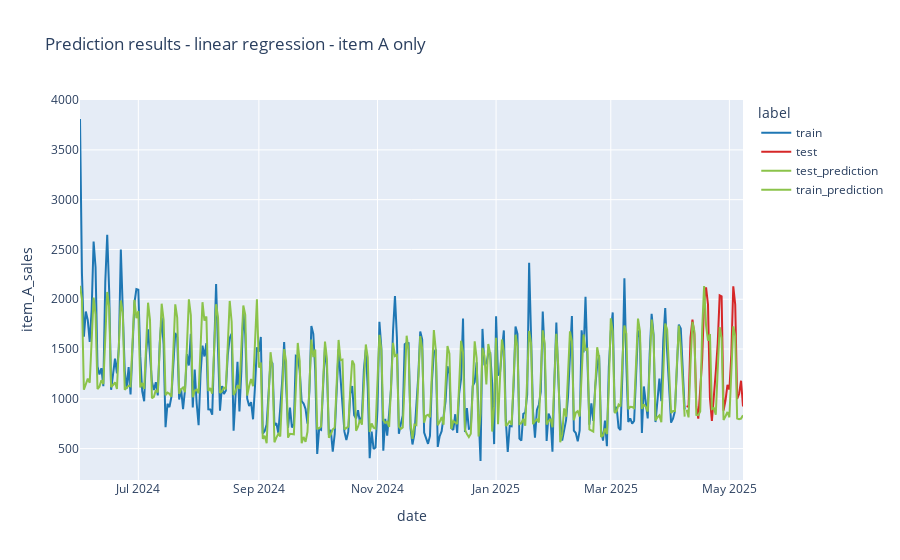

Here is the notebook cell this chart was saved with:
### Code cell
y_train_for_plot_item_A = pd.DataFrame(y_train_item_A).assign(label='train')
y_test_for_plot_item_A  = pd.DataFrame(y_test_item_A).assign(label='test')
y_pred_pred_for_plot_item_A = pd.DataFrame(y_pred_item_A, columns=['item_A_sales'], index=y_test_item_A.index).assign(label='test_prediction')
y_train_pred_for_plot_item_A = pd.DataFrame(y_train_pred_item_A, columns=['item_A_sales'], index=y_train_item_A.index).assign(label='train_prediction')

custom_colors = {
    'train': '#1f77b4',
    'test': '#d62728',
    'test_prediction': '#8bc34a',
    'train_prediction': '#8bc34a'
}

lr_plot_fig = px.line(pd.concat((y_train_for_plot_item_A , y_test_for_plot_item_A, y_pred_pred_for_plot_item_A, y_train_pred_for_plot_item_A)), 
        y="item_A_sales",
        color='label', 
        title='Prediction results - linear regression - item A only',
        color_discrete_map=custom_colors
        )

lr_plot_fig.show()

### Figure 1 — Plotly figure (JSON) as saved in the notebook; plotly's stock layout.template omitted (floating-point values rounded to 4 significant figures; data arrays with more than 128 entries replaced by an {"elided": "..."} marker saying what was removed)
{"data": [{"hovertemplate": "label=train<br>date=%{x}<br>item_A_sales=%{y}<extra></extra>", "legendgroup": "train", "line": {"color": "#1f77b4", "dash": "solid"}, "marker": {"symbol": "circle"}, "mode": "lines", "name": "train", "orientation": "v", "showlegend": true, "type": "scatter", "x": {"elided": "310 str values"}, "xaxis": "x", "y": {"elided": "310 float values"}, "yaxis": "y"}, {"hovertemplate": "label=test<br>date=%{x}<br>item_A_sales=%{y}<extra></extra>", "legendgroup": "test", "line": {"color": "#d62728", "dash": "solid"}, "marker": {"symbol": "circle"}, "mode": "lines", "name": "test", "orientation": "v", "showlegend": true, "type": "scatter", "x": ["2025-04-09T00:00:00.000000000", "2025-04-10T00:00:00.000000000", "2025-04-11T00:00:00.000000000", "2025-04-12T00:00:00.000000000", "2025-04-13T00:00:00.000000000", "2025-04-14T00:00:00.000000000", "2025-04-15T00:00:00.000000000", "2025-04-16T00:00:00.000000000", "2025-04-17T00:00:00.000000000", "2025-04-18T00:00:00.000000000", "2025-04-19T00:00:00.000000000", "2025-04-20T00:00:00.000000000", "2025-04-21T00:00:00.000000000", "2025-04-22T00:00:00.000000000", "2025-04-23T00:00:00.000000000", "2025-04-24T00:00:00.000000000", "2025-04-25T00:00:00.000000000", "2025-04-26T00:00:00.000000000", "2025-04-27T00:00:00.000000000", "2025-04-28T00:00:00.000000000", "2025-04-29T00:00:00.000000000", "2025-04-30T00:00:00.000000000", "2025-05-01T00:00:00.000000000", "2025-05-02T00:00:00.000000000", "2025-05-03T00:00:00.000000000", "2025-05-04T00:00:00.000000000", "2025-05-05T00:00:00.000000000", "2025-05-06T00:00:00.000000000", "2025-05-07T00:00:00.000000000", "2025-05-08T00:00:00.000000000"], "xaxis": "x", "y": [919.6, 929.2, 1616.0, 1796.0, 1647.0, 925.4, 801.4, 1066.0, 1396.0, 1976.0, 2120.0, 1946.0, 1006.0, 779.0, 1000.0, 1271.0, 1558.0, 2038.0, 2028.0, 880.8, 985.2, 1139.0, 1093.0, 1445.0, 2130.0, 1945.0, 999.1, 1051.0, 1181.0, 923.1], "yaxis": "y"}, {"hovertemplate": "label=test_prediction<br>date=%{x}<br>item_A_sales=%{y}<extra></extra>", "legendgroup": "test_prediction", "line": {"color": "#8bc34a", "dash": "solid"}, "marker": {"symbol": "circle"}, "mode": "lines", "name": "test_prediction", "orientation": "v", "showlegend": true, "type": "scatter", "x": ["2025-04-09T00:00:00.000000000", "2025-04-10T00:00:00.000000000", "2025-04-11T00:00:00.000000000", "2025-04-12T00:00:00.000000000", "2025-04-13T00:00:00.000000000", "2025-04-14T00:00:00.000000000", "2025-04-15T00:00:00.000000000", "2025-04-16T00:00:00.000000000", "2025-04-17T00:00:00.000000000", "2025-04-18T00:00:00.000000000", "2025-04-19T00:00:00.000000000", "2025-04-20T00:00:00.000000000", "2025-04-21T00:00:00.000000000", "2025-04-22T00:00:00.000000000", "2025-04-23T00:00:00.000000000", "2025-04-24T00:00:00.000000000", "2025-04-25T00:00:00.000000000", "2025-04-26T00:00:00.000000000", "2025-04-27T00:00:00.000000000", "2025-04-28T00:00:00.000000000", "2025-04-29T00:00:00.000000000", "2025-04-30T00:00:00.000000000", "2025-05-01T00:00:00.000000000", "2025-05-02T00:00:00.000000000", "2025-05-03T00:00:00.000000000", "2025-05-04T00:00:00.000000000", "2025-05-05T00:00:00.000000000", "2025-05-06T00:00:00.000000000", "2025-05-07T00:00:00.000000000", "2025-05-08T00:00:00.000000000"], "xaxis": "x", "y": [889.1, 813.9, 1348.0, 1773.0, 1679.0, 838.3, 835.8, 872.2, 1697.0, 2131.0, 1734.0, 1585.0, 1651.0, 896.7, 907.8, 840.4, 1296.0, 1720.0, 1613.0, 786.8, 824.9, 868.0, 814.3, 1216.0, 1727.0, 1630.0, 802.0, 796.2, 801.6, 836.2], "yaxis": "y"}, {"hovertemplate": "label=train_prediction<br>date=%{x}<br>item_A_sales=%{y}<extra></extra>", "legendgroup": "train_prediction", "line": {"color": "#8bc34a", "dash": "solid"}, "marker": {"symbol": "circle"}, "mode": "lines", "name": "train_prediction", "orientation": "v", "showlegend": true, "type": "scatter", "x": {"elided": "310 str values"}, "xaxis": "x", "y": {"elided": "310 float values"}, "yaxis": "y"}], "layout": {"legend": {"title": {"text": "label"}, "tracegroupgap": 0}, "title": {"text": "Prediction results - linear regression - item A only"}, "xaxis": {"anchor": "y", "domain": [0, 1], "title": {"text": "date"}}, "yaxis": {"anchor": "x", "domain": [0, 1], "title": {"text": "item_A_sales"}}}}
